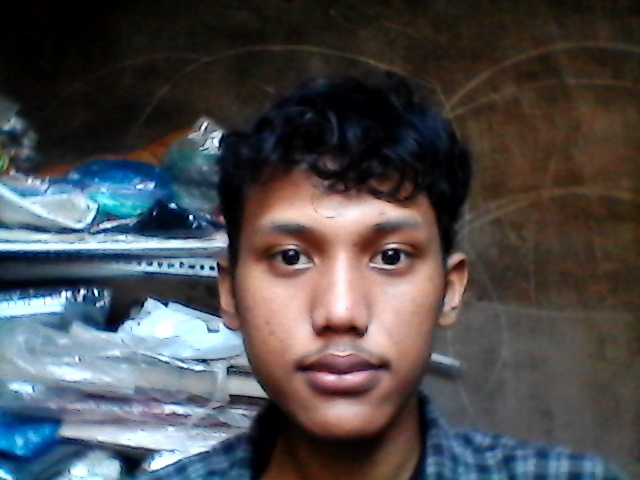
#> input picture data wajah/02.jpg, 640 x 480 px; its folder holds 4 pictures in this run
$ python training_wajah.py
#> lines starting #> are read from the running program, lines starting #| are printed output that depends on the picture
import cv2, os, numpy as np
from PIL import Image

def imgPath(path):
#> called with path = 'data wajah'
	impaths = [os.path.join(path,f) for f in os.listdir(path)]	#menyimpan seluruh path pada direktori dalam list
	faceSample = []  #list untuk menampung sample wajah
	faceIds = [] 	#list untuk menampung id wajah
	for impath in impaths:
		image = Image.open(impath).convert('L')	#mengubah gambar menjadi grayscale
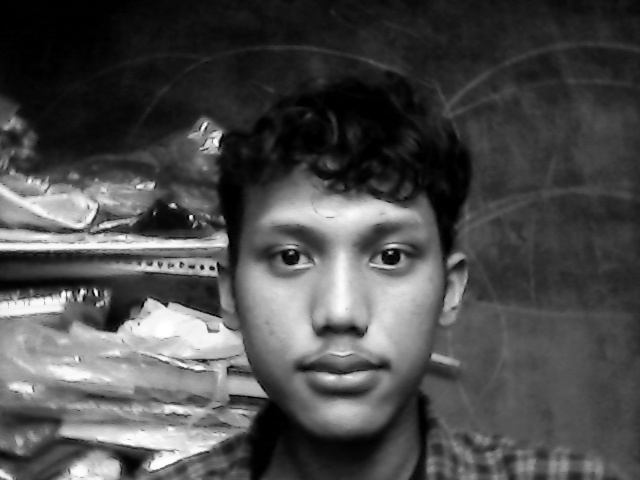
#> image: PIL image 640x480 L; min 0, max 255, mean 75.5
		arrayImg = np.array(image,'uint8')		#mengubah gambar menjadi matrix
		faceId = int(os.path.split(impath)[-1].split('.')[0])  #mengambil id pada nama path
		faces = faceDetect.detectMultiScale(arrayImg)	#mendeteksi wajah dan mereturn 4 koordinat sekitar area wajah
#> faces = [[209, 154, 265, 265]]
		for (x, y, w, h) in faces:
			faceSample.append(arrayImg[y:y+h, x:x+w])  #menambahkan matriks koordinat wajah sample kedalam list
			faceIds.append(faceId)	#menambahkan id wajah sample kedalam list
#> this loop made 1 pass
#> after the loop, faceIds = [2]; faceSample = 1 item
#> pass 2 of the loop in imgPath, `for impath in impaths:`:
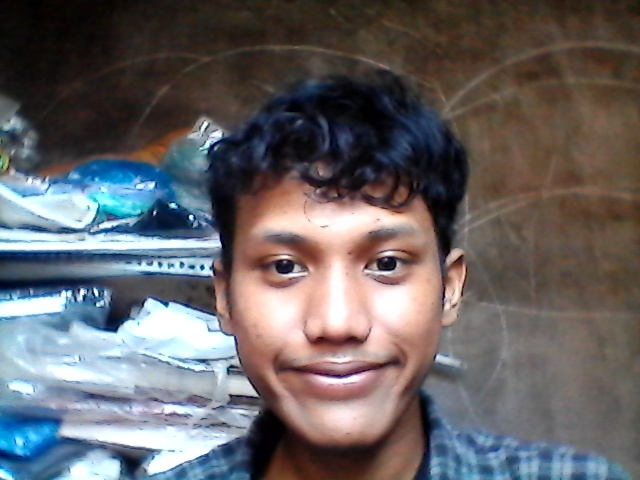
#> input picture data wajah/102.jpg, 640 x 480 px
#> in imgPath, `image = Image.open(impath).convert('L')`:
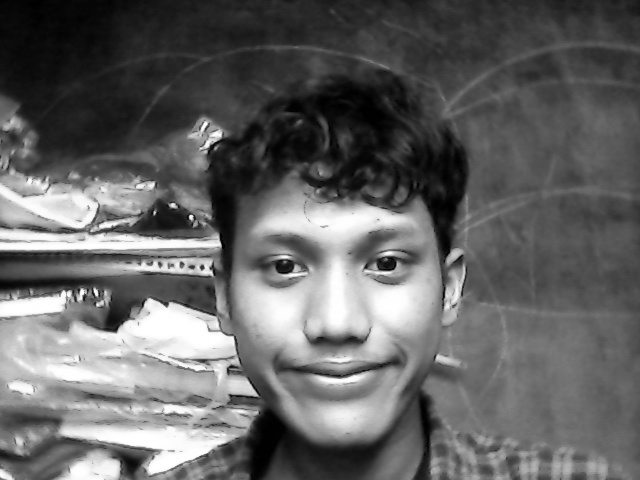
#> image: PIL image 640x480 L; min 0, max 255, mean 100.2
#> faces = [[207, 165, 264, 264]]
#> the loop in imgPath, `for (x, y, w, h) in faces:` made 1 pass
#> after the loop in imgPath, `for (x, y, w, h) in faces:`: faceIds = [2, 102]; faceSample = 2 items
#> pass 3 of the loop in imgPath, `for impath in impaths:`:
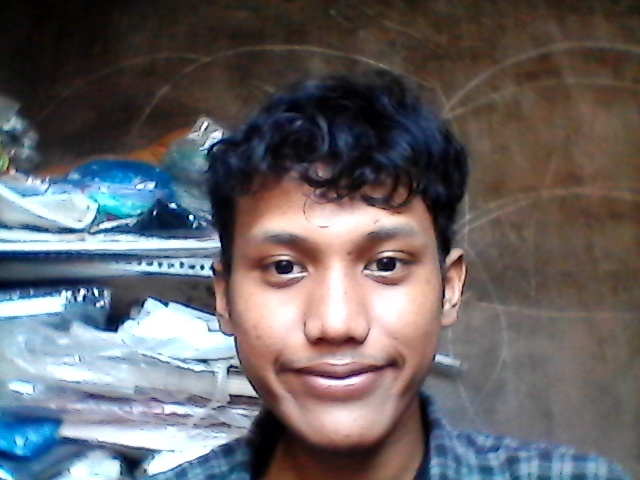
#> input picture data wajah/112.jpg, 640 x 480 px
#> in imgPath, `image = Image.open(impath).convert('L')`:
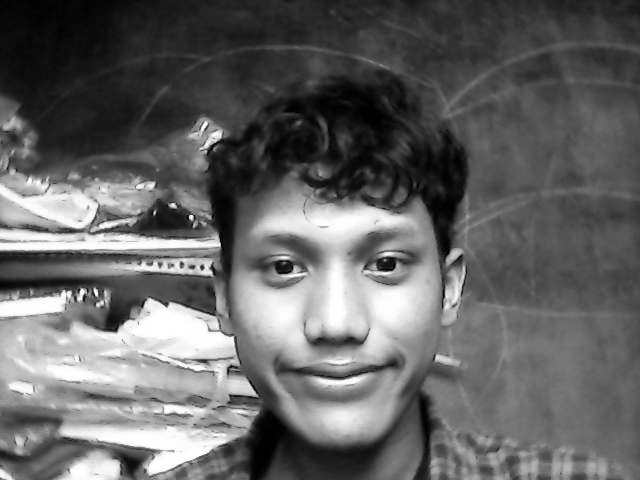
#> image: PIL image 640x480 L; min 0, max 255, mean 100.2
#> faces = [[201, 160, 273, 273]]
#> the loop in imgPath, `for (x, y, w, h) in faces:` made 1 pass
#> after the loop in imgPath, `for (x, y, w, h) in faces:`: faceIds = [2, 102, 112]; faceSample = 3 items
#> the loop made 4 passes; the first 3 are shown
	return faceSample,faceIds

direktori = 'data wajah'	#direktori wajah yang akan ditraining
recognizer = cv2.face.LBPHFaceRecognizer_create()	#memanggil algoritma pengenalan wajah LBPH
faceDetect = cv2.CascadeClassifier('haarcascade_frontalface_default.xml')	#import data wajah
Face,Id = imgPath(direktori)  #memanggil fungsi
recognizer.train(Face,np.array(Id))	#melatih sample wajah yang sudah dibuat
#> (the run stopped early here; a loop or call above may not have finished)
